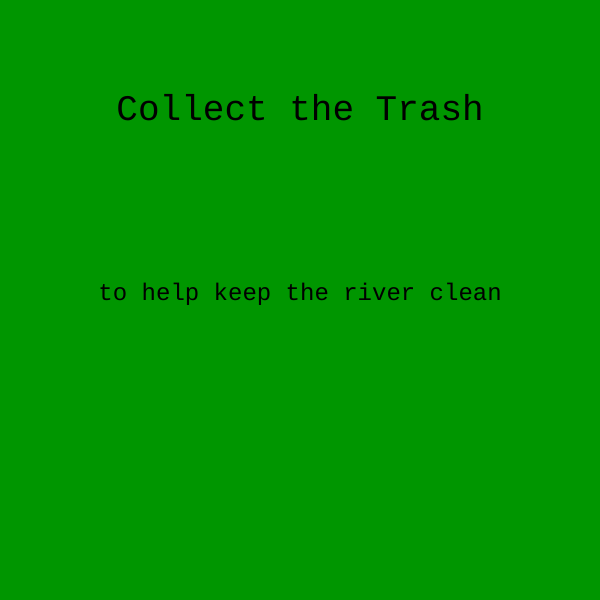
Frame 1 (no input)
Frame 60 (no input): identical to frame 1, image omitted
Frame 120 (the mouse pressed at the canvas centre since frame 60): identical to frame 1, image omitted

The p5.js sketch that drew this single still picture (run headless with seeded random() and noise() and a simulated clock; from frame 60 on, the mouse is pressed at the canvas centre):

// p5.js sketch
// ── sketch.js
'use strict';

let state = 'title';
let cnv;
let points = 0;

let w = 600;
let h = 600;

let trash;
let player;

let yoff = 0.0; // 2nd dimension of perlin noise

function setup() {
  cnv = createCanvas(w,h);
  textFont('monospace');

  player = new Player();
  player.display();

  trash = new Trash();
  trash.display();

}

function draw() {

  switch (state) {
    case 'title':
      title();
      cnv.mouseClicked(titleMouseClicked);
      break;

    case 'level 1':
      level1();
      cnv.mouseClicked(level1MouseClicked);
      break;

    case 'you win':
      youWin();
      cnv.mouseClicked(youWinMouseClicked);
      break;

    default:
      break;
  }
}

function drawRiver() {
 //blue background for sky
  background(0, 200, 245);

  //cyan waves for water
  fill(170, 295, 330);
  noStroke();

  //make the waves move
  //draw a polygon with wave points
  beginShape();

  let xoff = 0;

  // Iterate over horizontal pixels
  for (let x = 0; x <= width; x += 10) {
    // Calculate a y value according to noise, map

    //2D Noise
    let y = map(noise(xoff, yoff), 0, 1, 200, 300);
    vertex(x, y);
    // Increment x dimension for noise
    xoff += 0.1;
  }

  // increment y dimension for noise
  yoff += 0.1;
  vertex(width, height);
  vertex(0, height);
  endShape(CLOSE);
}

function keyPressed() {
  if (keyCode == LEFT_ARROW){
    player.direction = 'left';
  }else if (keyCode == RIGHT_ARROW){
    player.direction = 'right';
  }else if (keyCode == UP_ARROW){
    player.direction = 'up';
  }else if (keyCode == DOWN_ARROW){
    player.direction = 'down';
  }else if (key = ' '){
    player.direction = 'still';
  }
}


function title() {

  background(0, 150, 0);

  fill(0);
  textSize(36);
  textAlign(CENTER);
  text('Collect the Trash', width/2, height/5);

  textSize(24);
  text('to help keep the river clean', width/2, height/2);

}

function titleMouseClicked() {
  state = 'level 1';
}

function level1() {
  // background(200, 200, 0);
  drawRiver();

  trash.display();
  trash.move();

  player.display();
  player.move();

  textSize(36);
  fill(0);
  noStroke();
  //check for collision; if there is one, increase points
  if(dist(player.x, player.y, trash.x, trash.y) <= (player.r+trash.r)/2){
    points++;
  }
  text(`points: ${points}`, width/4, height*0.15);

  if (points >= 50) {
  state = 'you win';
  }
}

function level1MouseClicked() {
}

function youWin() {
  background(230, 210, 80);

  noStroke();
  fill(180, 150, 60);
  square(random(0, width), random(0, height), random(25, 75));
  fill(150);
  square(random(0, width), random(0, height), random(25, 75));

  textSize(36);
  fill(150, 120, 40);
  text('Winner!', width/2, height * 0.3);
  textSize(24);
  text('Thank you for picking up litter.', width/2, height * 0.4);
}

function youWinMouseClicked() {
  state = 'title';
  points = 0;
}

// ── player.js
class Player {
  constructor(){
    this.r = 60;
    this.x = w/2;
    this.y = height*0.2;
    this.speed = 2;
    this.direction = 'still';
  }

  display(){
    fill(0, 100, 200);
    square(this.x, this.y, this.r);
  }

  move() {

    switch (this.direction) {
      case 'still':
      //don't move anything
      break;

      case 'up':
      //decrease y position
      this.y-=this.speed;
      break;

      case 'down':
      //increase y position
      this.y+=this.speed;
      break;

      case 'left':
      //decrease x position
      this.x-=this.speed;
      break;

      case 'right':
      //increase x position
      this.x+=this.speed;
      break;

      default:
      break;
    }

  }

}

// ── style.css
html, body {
  margin: 0;
  padding: 0;
}



canvas {
  display: block;
  margin: 100px auto 100px auto;
}

// ── trash.js
class Trash {
  constructor(){
    this.r = 50;
    this.x = 0 - this.r;
    this.y = random(height*0.6, height*0.95);
  }

  display(){
    fill(200, 0, 0);
    noStroke();
    square(this.x, this.y, this.r);
  }

  move(){
    this.x++;
  }

}
